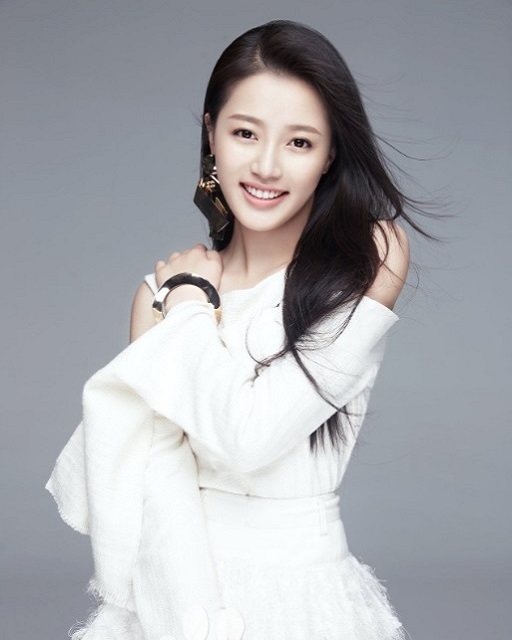
//> input picture data/images/master.jpg, 512 x 640 px
$ ./day035   (built with g++ and OpenCV 4)
//> lines starting //> are read from the running program, lines starting //| are printed output that depends on the picture
#include <opencv2/opencv.hpp>
#include <iostream>

using namespace cv;
using namespace std;

int main(int artc, char** argv) {
	Mat src = imread("D:/images/master.jpg");
//> src is the input picture: 640 rows x 512 cols, CV_8UC3; mean B, G, R 173.5, 168.6, 167.3
	if (src.empty()) {
		printf("could not load image...\n");
		return -1;
	}
	namedWindow("input", CV_WINDOW_AUTOSIZE);
	imshow("input", src);

	Mat blur_img, usm;
	GaussianBlur(src, blur_img, Size(0, 0), 25);
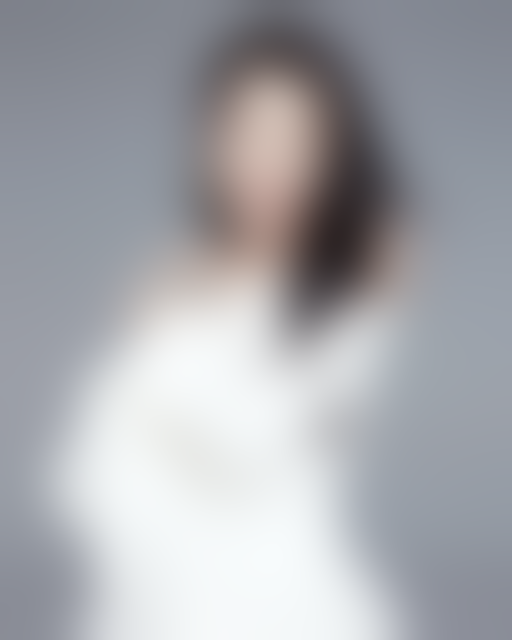
//> blur_img: 640 rows x 512 cols, CV_8UC3; mean B, G, R 173.5, 168.6, 167.3
	addWeighted(src, 1.5, blur_img, -0.5, 0, usm);
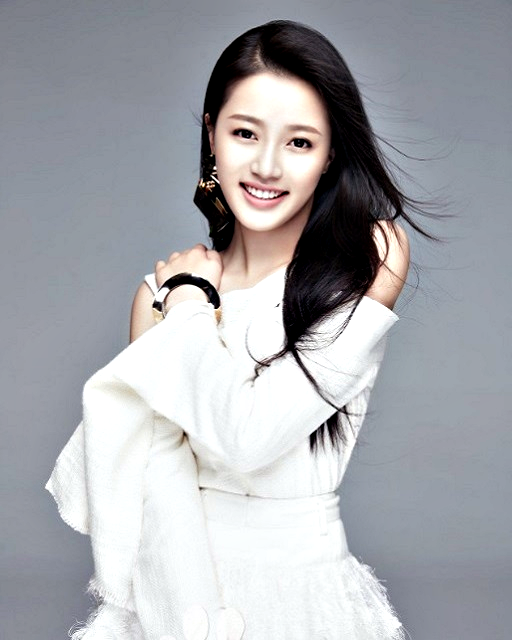
//> usm: 640 rows x 512 cols, CV_8UC3; mean B, G, R 173.2, 168.4, 167.1
	imshow("mask image", usm);

	waitKey(0);
	return 0;
}
